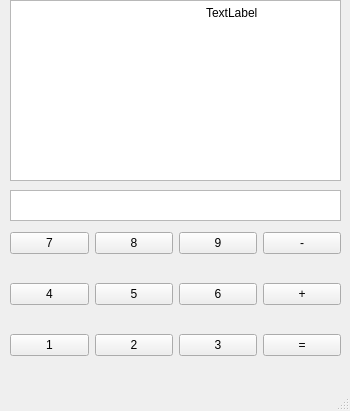
<?xml version="1.0" encoding="UTF-8"?>
<ui version="4.0">
 <class>MainWindow</class>
 <widget class="QMainWindow" name="MainWindow">
  <property name="geometry">
   <rect>
    <x>0</x>
    <y>0</y>
    <width>350</width>
    <height>411</height>
   </rect>
  </property>
  <property name="windowTitle">
   <string>MainWindow</string>
  </property>
  <widget class="QWidget" name="centralwidget">
   <widget class="QWidget" name="gridLayoutWidget">
    <property name="geometry">
     <rect>
      <x>10</x>
      <y>209</y>
      <width>331</width>
      <height>171</height>
     </rect>
    </property>
    <layout class="QGridLayout" name="gridLayout">
     <item row="1" column="0">
      <widget class="QPushButton" name="pushButton_2">
       <property name="text">
        <string>4</string>
       </property>
      </widget>
     </item>
     <item row="2" column="0">
      <widget class="QPushButton" name="pushButton_3">
       <property name="text">
        <string>1</string>
       </property>
      </widget>
     </item>
     <item row="1" column="1">
      <widget class="QPushButton" name="pushButton_4">
       <property name="text">
        <string>5</string>
       </property>
      </widget>
     </item>
     <item row="0" column="1">
      <widget class="QPushButton" name="pushButton_5">
       <property name="text">
        <string>8</string>
       </property>
      </widget>
     </item>
     <item row="2" column="1">
      <widget class="QPushButton" name="pushButton_6">
       <property name="text">
        <string>2</string>
       </property>
      </widget>
     </item>
     <item row="2" column="2">
      <widget class="QPushButton" name="pushButton_8">
       <property name="text">
        <string>3</string>
       </property>
      </widget>
     </item>
     <item row="0" column="2">
      <widget class="QPushButton" name="pushButton_9">
       <property name="text">
        <string>9</string>
       </property>
      </widget>
     </item>
     <item row="1" column="2">
      <widget class="QPushButton" name="pushButton_7">
       <property name="text">
        <string>6</string>
       </property>
      </widget>
     </item>
     <item row="0" column="0">
      <widget class="QPushButton" name="pushButton">
       <property name="text">
        <string>7</string>
       </property>
      </widget>
     </item>
     <item row="1" column="3">
      <widget class="QPushButton" name="pushButton_10">
       <property name="text">
        <string>+</string>
       </property>
      </widget>
     </item>
     <item row="2" column="3">
      <widget class="QPushButton" name="pushButton_11">
       <property name="text">
        <string>=</string>
       </property>
      </widget>
     </item>
     <item row="0" column="3">
      <widget class="QPushButton" name="pushButton_12">
       <property name="text">
        <string>-</string>
       </property>
      </widget>
     </item>
    </layout>
   </widget>
   <widget class="QListWidget" name="listWidget">
    <property name="geometry">
     <rect>
      <x>10</x>
      <y>0</y>
      <width>331</width>
      <height>181</height>
     </rect>
    </property>
   </widget>
   <widget class="QPlainTextEdit" name="plainTextEdit">
    <property name="geometry">
     <rect>
      <x>10</x>
      <y>190</y>
      <width>331</width>
      <height>31</height>
     </rect>
    </property>
   </widget>
   <widget class="QLabel" name="label">
    <property name="geometry">
     <rect>
      <x>206</x>
      <y>3</y>
      <width>131</width>
      <height>20</height>
     </rect>
    </property>
    <property name="text">
     <string>TextLabel</string>
    </property>
   </widget>
  </widget>
  <widget class="QMenuBar" name="menubar">
   <property name="geometry">
    <rect>
     <x>0</x>
     <y>0</y>
     <width>350</width>
     <height>21</height>
    </rect>
   </property>
  </widget>
  <widget class="QStatusBar" name="statusbar"/>
 </widget>
 <resources/>
 <connections/>
</ui>
